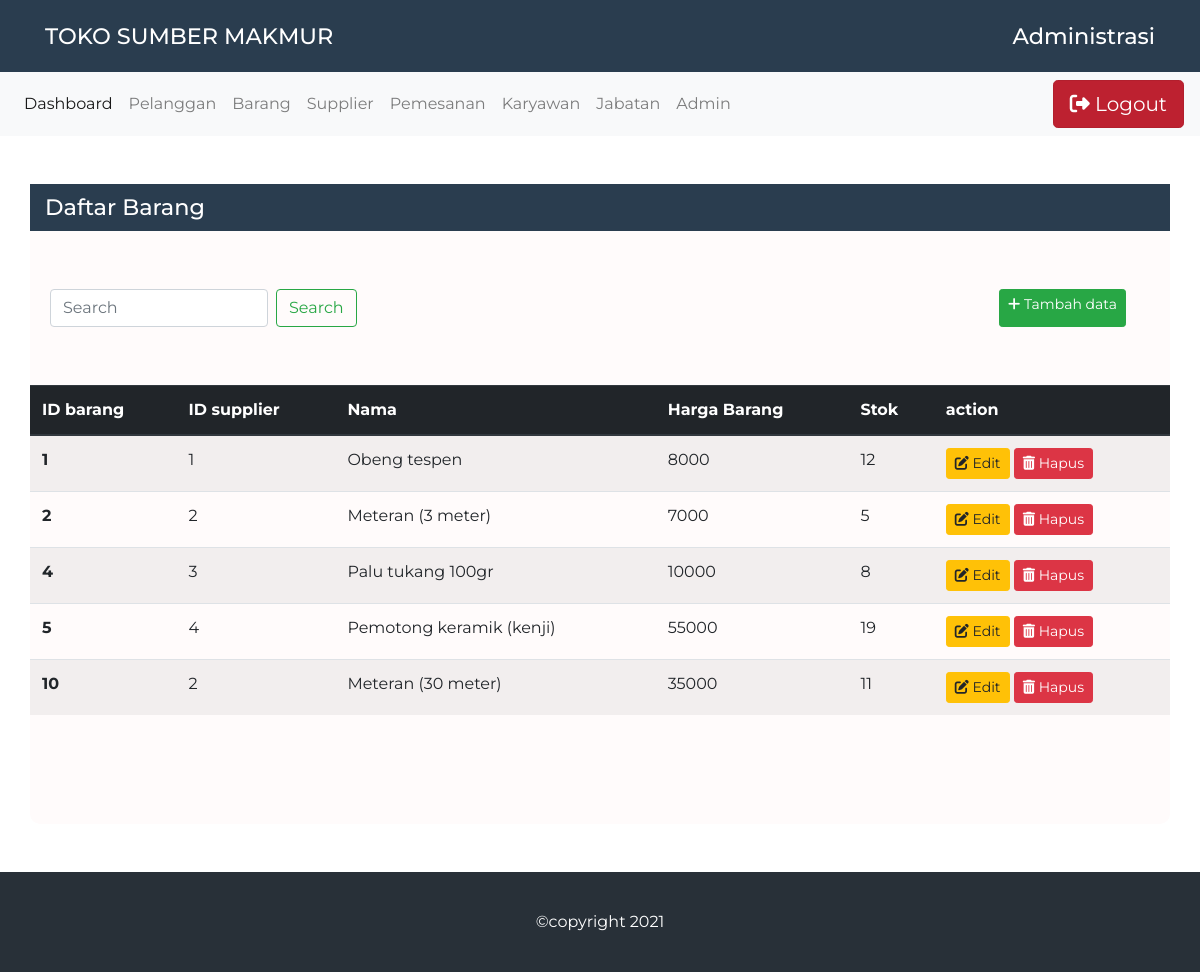
Screenshot of /public/barang (signed in) with the database file from the repository.
### tables this page shows
CREATE TABLE `barang` (
  `id_barang` int(11) NOT NULL,
  `id_supplier` int(11) NOT NULL,
  `nama_barang` varchar(100) DEFAULT NULL,
  `harga_barang` int(8) NOT NULL,
  `stok_barang` int(4) NOT NULL
);

### app/core/Controller.php (called while the page is built, shortened)
<?php
class Controller{
    public function view($view,$data = []){
        require_once "../app/views/" . $view .".php";
    }
    public function model($model){
        return new $model;
    }
}

### app/controllers/Barang.php (called while the page is built, shortened)
<?php
class Barang extends Controller
{
    public function index()
    {
        $data["judul"] = "Data Barang";
        $data["daftar"] = "Daftar Barang";
        $data["items"] = $this->model("barang_model")->getDataBarang();
        $this->view("data_toko/barang",$data);
    }
}

### app/core/App.php (called while the page is built, shortened)
<?php
class App{
    protected $method = "index";
    protected $params = [];
    public function __construct()
    {
        $this->controller = new $this->controller;
        call_user_func_array([$this->controller,$this->method],$this->params);
    }
}

### public/index.php (called while the page is built, shortened)
<?php
$app = new App();

### app/core/Database.php (called while the page is built, shortened)
<?php
class Database{
    private $host = DB_HOST;
    private $user = DB_USER;
    private $pass = DB_PASS;
    private $db_name =  DB_NAME;
    private $dbh;
    private $stmt;
    public function __construct()
    {
        $dsn = "mysql:host=" . $this->host . ";dbname=". $this->db_name;
        $option = [
            PDO::ATTR_PERSISTENT => true,
            PDO::ATTR_ERRMODE => PDO::ERRMODE_EXCEPTION
        ];
        try{
            $this->dbh = new PDO($dsn,$this->user,$this->pass,$option);
        }catch(PDOException $e){
            die($e->getMessage());
        }
    }
    public function query($query){
        $this->stmt = $this->dbh->prepare($query);
    }
    public function execute(){
        $this->stmt->execute();
    }
    public function resultSet(){
        $this->execute();
        return $this->stmt->fetchAll(PDO::FETCH_ASSOC);
    }
}

### app/models/Barang_model.php (called while the page is built, shortened)
<?php
class Barang_model{
    private $db;
    public function __construct()
    {
        $this->db = new Database;
    }
    public function getDataBarang()
    {
        $this->db->query("SELECT * FROM barang");
        $this->db->execute();
        return $this->db->resultSet();
    }
}

### app/views/data_toko/barang.php (the view, shortened to what this page needs)
<section>
  <div class="container data mt-5">
    <h2><?= $data["daftar"]?></h2>
    <div class="button mr-4 mt-5">
      <form class="form-inline" action="<?= BASEURL ?>/barang/cari" method="POST">
        <input name="cari" class="form-control mr-sm-2" type="text" placeholder="Search" />
        <button class="btn btn-outline-success my-2 my-sm-0" type="submit">Search</button>
      </form>
      <a href="<?= BASEURL ?>/barang/tambah" class="btn btn-success btn-sm"><i class="fas fa-plus"></i> Tambah data</a>
    </div>
    <div class="table-container mt-5">
      <table class="table table-striped">
          <thead class="thead-dark">
              <tr>
              <th scope="col">ID barang</th>
              <th scope="col">ID supplier</th>
              <th scope="col">Nama</th>
              <th scope="col">Harga Barang</th>
              <th scope="col">Stok</th>
              <th scope="col">action</th>
              </tr>
          </thead>
          <tbody>
              <?php foreach($data["items"] as $item): ?>
                  <tr>
                      <th scope="row"><?= $item["id_barang"] ?></th>
                      <td><?= $item["id_supplier"] ?></td>
                      <td><?= $item["nama_barang"] ?></td>
                      <td><?= $item["harga_barang"] ?></td>
                      <td><?= $item["stok_barang"] ?></td>
                      <td>
                        <a href="<?= BASEURL ?>/barang/edit/<?= $item["id_barang"] ?>" class="btn btn-warning btn-sm"><i class="fas fa-edit"></i> Edit</a>
                        <a href="<?= BASEURL ?>/barang/hapus/<?= $item["id_barang"] ?>" class="btn btn-danger btn-sm tombol-hapus"><i class="fas fa-trash-alt"></i> Hapus</a>
                      </td>
                  </tr>
              <?php endforeach;?>
          </tbody>
      </table>
    </div>
  </div>
</section>

### public/css/style.css (style rules this page uses)
* { font-family: "Montserrat", sans-serif; }
.data { background-color: #fffbfb; min-height: 80vh; padding: 0; border-radius: 10px; }
.data h2 { background-color: #2a3d4f; color: #fff; font-size: 1.4em; padding: 10px 15px; }
.data .button { display: flex; justify-content: space-between; padding: 10px 20px; }
.data .table-container { overflow: auto; }
.data .table-container table { min-width: 1000px; }

### rows the page displays
barang: id_barang "1", id_supplier "1", nama_barang "Obeng tespen", harga_barang "8000", stok_barang "12"
barang: id_barang "2", id_supplier "2", nama_barang "Meteran (3 meter)", harga_barang "7000", stok_barang "5"
barang: id_barang "4", id_supplier "3", nama_barang "Palu tukang 100gr", harga_barang "10000", stok_barang "8"
barang: id_barang "5", id_supplier "4", nama_barang "Pemotong keramik (kenji)", harga_barang "55000", stok_barang "19"
barang: id_barang "10", id_supplier "2", nama_barang "Meteran (30 meter)", harga_barang "35000", stok_barang "11"

### other values shown
$data["daftar"] "Daftar Barang"
